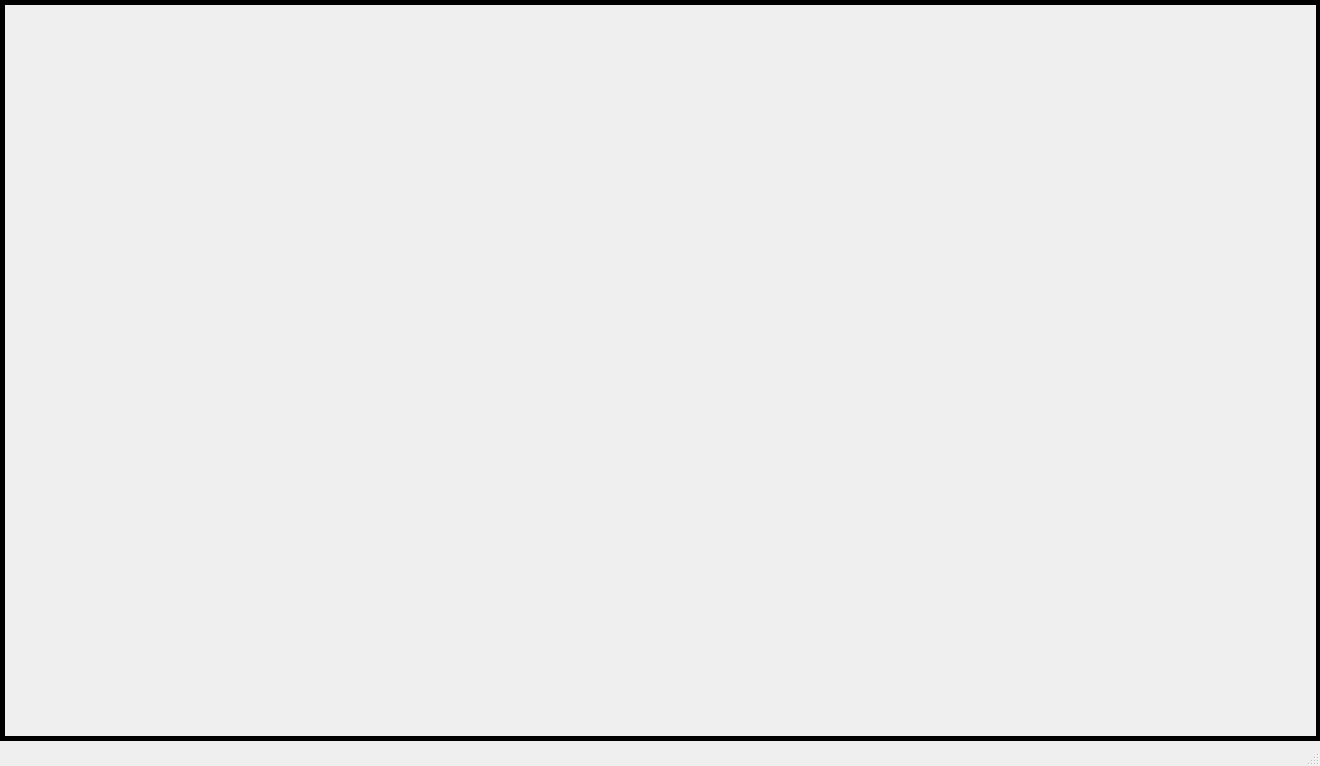
<?xml version="1.0" encoding="UTF-8"?>
<ui version="4.0">
 <class>game</class>
 <widget class="QMainWindow" name="game">
  <property name="geometry">
   <rect>
    <x>0</x>
    <y>0</y>
    <width>1320</width>
    <height>766</height>
   </rect>
  </property>
  <property name="windowTitle">
   <string>MainWindow</string>
  </property>
  <widget class="QWidget" name="centralwidget">
   <widget class="QLabel" name="lbl_background">
    <property name="geometry">
     <rect>
      <x>0</x>
      <y>0</y>
      <width>1321</width>
      <height>741</height>
     </rect>
    </property>
    <property name="styleSheet">
     <string notr="true">image: url(:/photos/playground.png);</string>
    </property>
    <property name="frameShape">
     <enum>QFrame::Box</enum>
    </property>
    <property name="lineWidth">
     <number>5</number>
    </property>
    <property name="midLineWidth">
     <number>0</number>
    </property>
    <property name="text">
     <string/>
    </property>
   </widget>
   <widget class="QWidget" name="horizontalLayoutWidget">
    <property name="geometry">
     <rect>
      <x>300</x>
      <y>470</y>
      <width>681</width>
      <height>71</height>
     </rect>
    </property>
    <layout class="QHBoxLayout" name="hl_forecast_btn"/>
   </widget>
  </widget>
  <widget class="QStatusBar" name="statusbar"/>
 </widget>
 <resources/>
 <connections/>
</ui>
